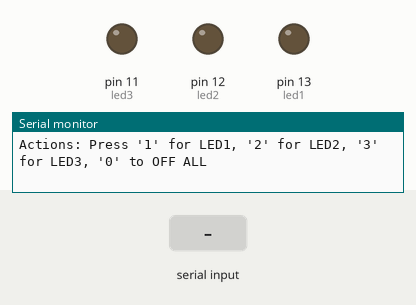
This sketch was run on a simulated Arduino Uno, built with avr-gcc and run on an emulated ATmega328P. Parts: output pins drawn as LEDs (lit = HIGH), the last lines printed to the serial monitor. The test bench sets the inputs (shaded band).

Above: at 1.2 s.
1.3 s: "1\n" received over Serial
At 1.7 s:
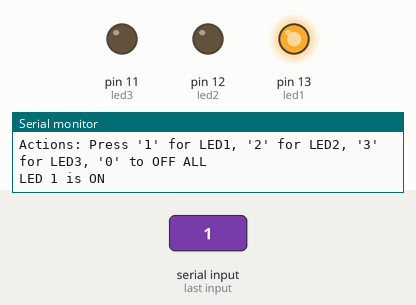
2.8 s: byte 50 ('2') received over Serial
At 4.0 s:
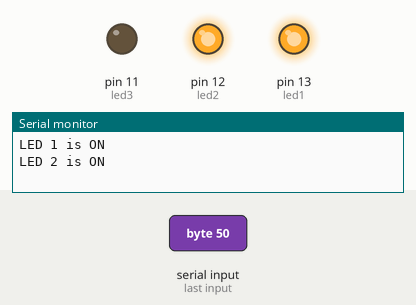
4.3 s: byte 51 ('3') received over Serial
At 5.2 s:
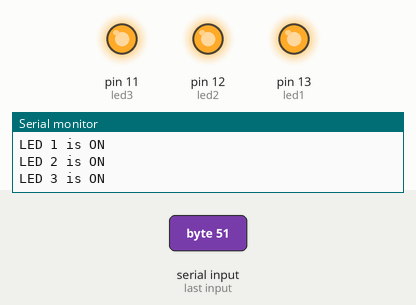
5.8 s: byte 48 ('0') received over Serial
At 6.3 s:
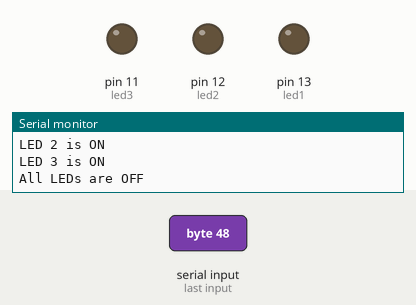
7.3 s: "2\n" received over Serial
At 8.5 s:
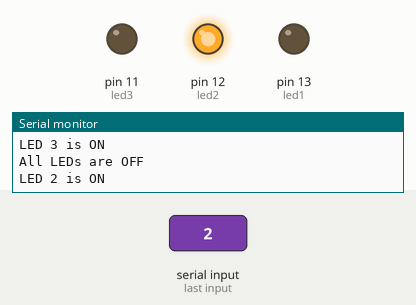
8.8 s: "3\n" received over Serial
At 9.8 s:
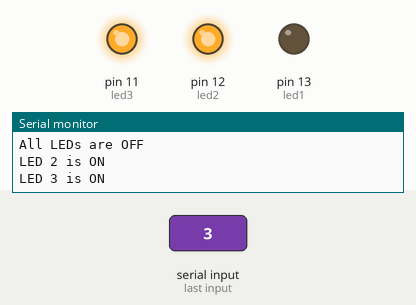
Timing chart, 0 to 11.3 s (numbered marks = the images above; inputs shaded):
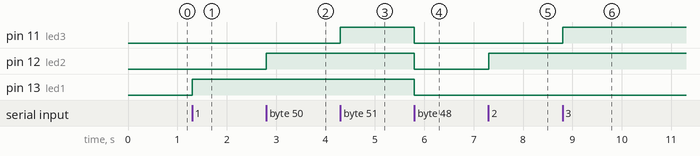

Measured:
- after the input at 1.3 s, pin 13 (led1): LOW → HIGH at once
- after the input at 2.8 s, pin 12 (led2): LOW → HIGH at once
- after the input at 4.3 s, pin 11 (led3): LOW → HIGH at once
- after the input at 5.8 s, pin 11 (led3), pin 12 (led2), pin 13 (led1): HIGH → LOW at once
- after the input at 7.3 s, pin 12 (led2): LOW → HIGH at once
- after the input at 8.8 s, pin 11 (led3): LOW → HIGH at once

The sketch:

UserInputBlink.ino
```cpp
// Blink LEDs on the basis of user input received

int led1 = 13;
int led2 = 12;
int led3 = 11;

void setup() {
  pinMode(led1, OUTPUT);
  pinMode(led2, OUTPUT);
  pinMode(led3, OUTPUT);
  Serial.begin(9600);
  Serial.println("Actions: Press '1' for LED1, '2' for LED2, '3' for LED3, '0' to OFF ALL");
}

void loop() {
  if (Serial.available() > 0) {
    char input = Serial.read();

    if (input == '1') {
      digitalWrite(led1, HIGH);
      Serial.println("LED 1 is ON");
    }
    else if (input == '2') {
      digitalWrite(led2, HIGH);
      Serial.println("LED 2 is ON");
    }
    else if (input == '3') {
      digitalWrite(led3, HIGH);
      Serial.println("LED 3 is ON");
    }
    else if (input == '0') {
      digitalWrite(led1, LOW);
      digitalWrite(led2, LOW);
      digitalWrite(led3, LOW);
      Serial.println("All LEDs are OFF");
    }

    else if (input == '\n' || input == '\r') {
      // Do nothing
    }

    else{

    	Serial.println("Please choose a correct value from the commands list");
    }
  }
}
```
